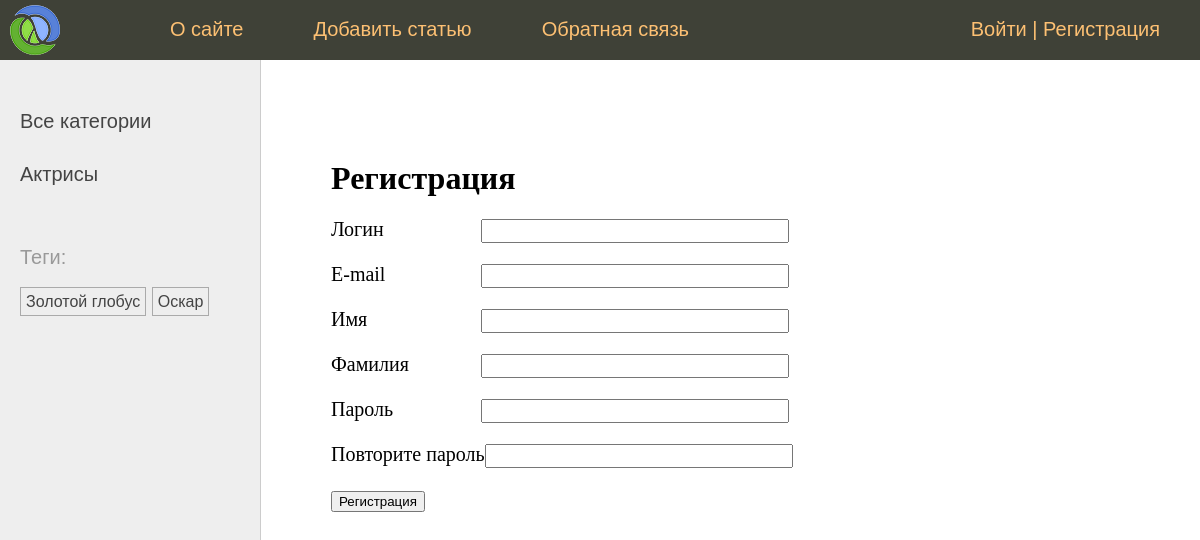
The app's page /users/register/, older data.
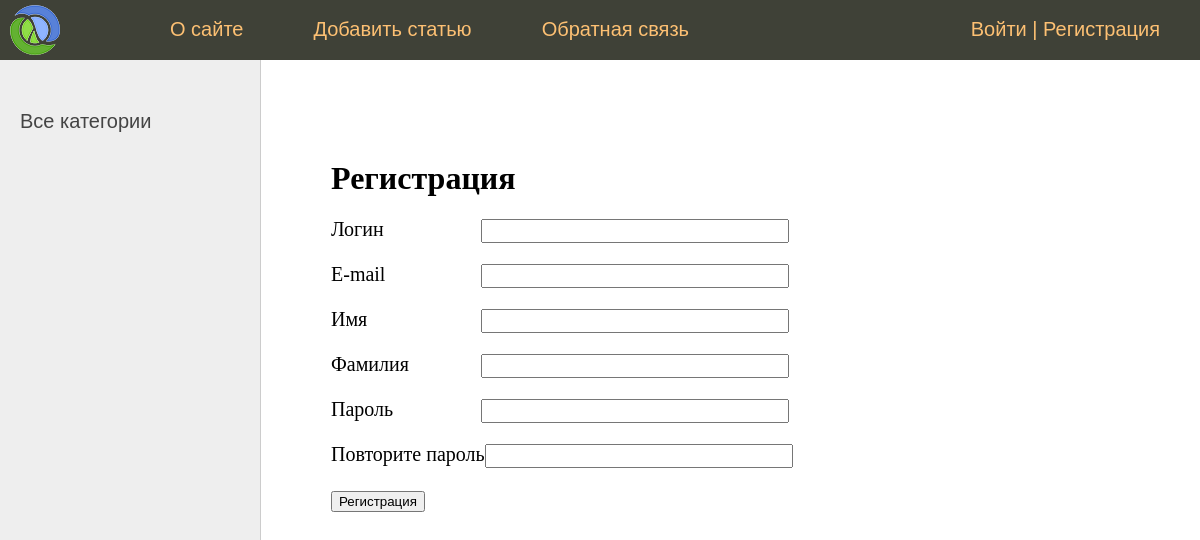
The same page, newer data.
### people/models.py (models this page shows, shortened)
class Categories(models.Model):
    name = models.CharField(max_length=100)
    slug = models.SlugField(max_length=255, unique=True, db_index=True)
    class Meta:
        verbose_name = "Категория"
        verbose_name_plural = "Категории"

class TagPost(models.Model):
    tag = models.CharField(max_length=100, db_index=True)
    slug = models.SlugField(max_length=255, db_index=True, unique=True)

### users/views.py (the view)
# urls.py: path("register/", RegisterUserView.as_view(), name="register"),
class RegisterUserView(CreateView):
    form_class = RegisterUserForm
    template_name = "users/register.html"
    extra_context = {"title": "Регистрация"}

### users/forms.py (shortened to what this page needs)
class RegisterUserForm(UserCreationForm):
    username = forms.CharField(
        label="Логин", widget=forms.TextInput(attrs={"class": "form-input"})
    )
    password1 = forms.CharField(
        label="Пароль", widget=forms.PasswordInput(attrs={"class": "form-input"})
    )
    password2 = forms.CharField(
        label="Повторите пароль",
        widget=forms.PasswordInput(attrs={"class": "form-input"}),
    )
    class Meta:
        model = get_user_model()
        fields = (
            "username",
            "email",
            "first_name",
            "last_name",
            "password1",
            "password2",
        )
        labels = {"email": "E-mail", "first_name": "Имя", "last_name": "Фамилия"}
        widgets = {
            "email": forms.TextInput(attrs={"class": "form-input"}),
            "first_name": forms.TextInput(attrs={"class": "form-input"}),
            "last_name": forms.TextInput(attrs={"class": "form-input"}),
        }

### people/templatetags/people_tags.py (called while the page is built)
@register.inclusion_tag('people/list_tags.html')
def show_all_tags():
    return {'tags': TagPost.objects.annotate(total=Count('tags')).filter(total__gt=0)}

### users/templates/users/register.html (shortened to what this page needs)
{% extends "people/base.html" %}
{% block content %}
    <h1>Регистрация</h1>
    <form action="" method="post">
        {% for f in form %}
            <p><label class='form-label' for="{{ f.id_for_label }}">{{ f.label }}</label>{{ f }}</p>
        {% endfor %}
        <p><button type='submit'>Регистрация</button></p>
    </form>
{% endblock content %}

### people/templates/people/list_categories.html
{% for category in categories %}
    {% if category.id == category_selected %}
        <li class="selected">{{category.name}}</li>
    {% else %}
        <li><a href="{% url 'people:category' category.slug %}">{{ category.name }}</a></li>
    {% endif %}
{% endfor %}

### people/templates/people/list_tags.html
{% if tags %}
    <p>Теги:</p>
    <ul class='tags-list'>
        {% for tag in tags %}
            <li><a href="{% url "people:tag" tag.slug %}">{{ tag.tag }}</a></li>
        {% endfor %}
    </ul>
{% endif %}

Row changes from the older to the newer data that the page shows:
removed Categories: name "Актрисы"
removed TagPost: tag "Золотой глобус"
removed TagPost: tag "Оскар"
Text that changed along with them:
text no longer shown: "Теги:"
